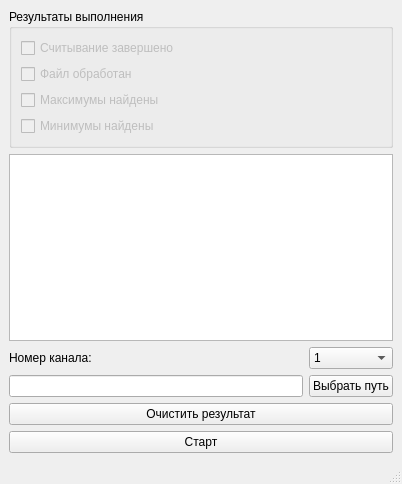
<?xml version="1.0" encoding="UTF-8"?>
<ui version="4.0">
 <class>MainWindow</class>
 <widget class="QMainWindow" name="MainWindow">
  <property name="geometry">
   <rect>
    <x>0</x>
    <y>0</y>
    <width>402</width>
    <height>484</height>
   </rect>
  </property>
  <property name="windowTitle">
   <string>Обработка данных АЦП (QChart)</string>
  </property>
  <widget class="QWidget" name="centralwidget">
   <layout class="QGridLayout" name="gridLayout">
    <item row="0" column="0" colspan="2">
     <widget class="QGroupBox" name="gb_result">
      <property name="title">
       <string>Результаты выполнения</string>
      </property>
      <layout class="QFormLayout" name="formLayout">
       <item row="0" column="0">
        <widget class="QCheckBox" name="chB_readSucces">
         <property name="enabled">
          <bool>false</bool>
         </property>
         <property name="text">
          <string>Считывание завершено</string>
         </property>
         <property name="checkable">
          <bool>true</bool>
         </property>
        </widget>
       </item>
       <item row="1" column="0">
        <widget class="QCheckBox" name="chB_procFileSucces">
         <property name="enabled">
          <bool>false</bool>
         </property>
         <property name="text">
          <string>Файл обработан</string>
         </property>
         <property name="checkable">
          <bool>true</bool>
         </property>
        </widget>
       </item>
       <item row="2" column="0">
        <widget class="QCheckBox" name="chB_maxSucess">
         <property name="enabled">
          <bool>false</bool>
         </property>
         <property name="text">
          <string>Максимумы найдены</string>
         </property>
         <property name="checkable">
          <bool>true</bool>
         </property>
        </widget>
       </item>
       <item row="3" column="0">
        <widget class="QCheckBox" name="chB_minSucess">
         <property name="enabled">
          <bool>false</bool>
         </property>
         <property name="text">
          <string>Минимумы найдены</string>
         </property>
        </widget>
       </item>
      </layout>
     </widget>
    </item>
    <item row="1" column="0" colspan="2">
     <widget class="QTextEdit" name="te_Result">
      <property name="readOnly">
       <bool>true</bool>
      </property>
     </widget>
    </item>
    <item row="2" column="1">
     <widget class="QComboBox" name="cmB_numCh">
      <item>
       <property name="text">
        <string>1</string>
       </property>
      </item>
      <item>
       <property name="text">
        <string>2</string>
       </property>
      </item>
      <item>
       <property name="text">
        <string>3</string>
       </property>
      </item>
     </widget>
    </item>
    <item row="2" column="0">
     <widget class="QLabel" name="lb_numCh">
      <property name="text">
       <string>Номер канала:</string>
      </property>
     </widget>
    </item>
    <item row="3" column="0">
     <widget class="QLineEdit" name="le_path">
      <property name="readOnly">
       <bool>true</bool>
      </property>
     </widget>
    </item>
    <item row="4" column="0" colspan="2">
     <widget class="QPushButton" name="pb_clearResult">
      <property name="text">
       <string>Очистить результат</string>
      </property>
     </widget>
    </item>
    <item row="5" column="0" colspan="2">
     <widget class="QPushButton" name="pb_start">
      <property name="text">
       <string>Старт</string>
      </property>
      <property name="flat">
       <bool>false</bool>
      </property>
     </widget>
    </item>
    <item row="3" column="1">
     <widget class="QPushButton" name="pb_path">
      <property name="text">
       <string>Выбрать путь</string>
      </property>
     </widget>
    </item>
   </layout>
  </widget>
  <widget class="QMenuBar" name="menubar">
   <property name="geometry">
    <rect>
     <x>0</x>
     <y>0</y>
     <width>402</width>
     <height>22</height>
    </rect>
   </property>
  </widget>
  <widget class="QStatusBar" name="statusbar"/>
 </widget>
 <resources/>
 <connections>
  <connection>
   <sender>pb_clearResult</sender>
   <signal>clicked()</signal>
   <receiver>te_Result</receiver>
   <slot>clear()</slot>
   <hints>
    <hint type="sourcelabel">
     <x>200</x>
     <y>411</y>
    </hint>
    <hint type="destinationlabel">
     <x>200</x>
     <y>253</y>
    </hint>
   </hints>
  </connection>
 </connections>
</ui>
